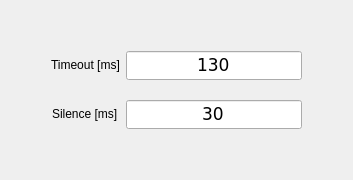
      <widget class="QWidget" name="TCP_IP_PORT">
       <attribute name="title">
        <string>TCP IP PORT</string>
       </attribute>
       <layout class="QVBoxLayout" name="verticalLayout_7">
        <item>
         <layout class="QGridLayout" name="gridLayout_12">
          <property name="verticalSpacing">
           <number>20</number>
          </property>
          <item row="2" column="1" alignment="Qt::AlignHCenter">
           <widget class="QLabel" name="label_Silence_TCP_IP_PORT">
            <property name="sizePolicy">
             <sizepolicy hsizetype="Fixed" vsizetype="Fixed">
              <horstretch>0</horstretch>
              <verstretch>0</verstretch>
             </sizepolicy>
            </property>
            <property name="text">
             <string>Silence [ms]</string>
            </property>
           </widget>
          </item>
          <item row="1" column="1" alignment="Qt::AlignHCenter">
           <widget class="QLabel" name="label_Timeout_TCP_IP_PORT">
            <property name="sizePolicy">
             <sizepolicy hsizetype="Fixed" vsizetype="Fixed">
              <horstretch>0</horstretch>
              <verstretch>0</verstretch>
             </sizepolicy>
            </property>
            <property name="text">
             <string>Timeout [ms]</string>
            </property>
           </widget>
          </item>
          <item row="2" column="0">
           <spacer name="horizontalSpacer_10">
            <property name="orientation">
             <enum>Qt::Horizontal</enum>
            </property>
            <property name="sizeHint" stdset="0">
             <size>
              <width>40</width>
              <height>20</height>
             </size>
            </property>
           </spacer>
          </item>
          <item row="3" column="1">
           <spacer name="verticalSpacer_17">
            <property name="orientation">
             <enum>Qt::Vertical</enum>
            </property>
            <property name="sizeHint" stdset="0">
             <size>
              <width>20</width>
              <height>40</height>
             </size>
            </property>
           </spacer>
          </item>
          <item row="2" column="3">
           <spacer name="horizontalSpacer_9">
            <property name="orientation">
             <enum>Qt::Horizontal</enum>
            </property>
            <property name="sizeHint" stdset="0">
             <size>
              <width>40</width>
              <height>20</height>
             </size>
            </property>
           </spacer>
          </item>
          <item row="0" column="1">
           <spacer name="verticalSpacer_16">
            <property name="orientation">
             <enum>Qt::Vertical</enum>
            </property>
            <property name="sizeHint" stdset="0">
             <size>
              <width>20</width>
              <height>40</height>
             </size>
            </property>
           </spacer>
          </item>
          <item row="1" column="2">
           <widget class="QLineEdit" name="lineEdit_Timeout_TCP_IP_PORT">
            <property name="sizePolicy">
             <sizepolicy hsizetype="Preferred" vsizetype="Fixed">
              <horstretch>0</horstretch>
              <verstretch>0</verstretch>
             </sizepolicy>
            </property>
            <property name="font">
             <font>
              <family>DejaVu Sans</family>
              <pointsize>13</pointsize>
              <weight>50</weight>
              <italic>false</italic>
              <bold>false</bold>
             </font>
            </property>
            <property name="focusPolicy">
             <enum>Qt::StrongFocus</enum>
            </property>
            <property name="text">
             <string>130</string>
            </property>
            <property name="alignment">
             <set>Qt::AlignCenter</set>
            </property>
           </widget>
          </item>
          <item row="2" column="2">
           <widget class="QLineEdit" name="lineEdit_Silence_TCP_IP_PORT">
            <property name="sizePolicy">
             <sizepolicy hsizetype="Preferred" vsizetype="Fixed">
              <horstretch>0</horstretch>
              <verstretch>0</verstretch>
             </sizepolicy>
            </property>
            <property name="font">
             <font>
              <family>DejaVu Sans</family>
              <pointsize>13</pointsize>
              <weight>50</weight>
              <italic>false</italic>
              <bold>false</bold>
             </font>
            </property>
            <property name="focusPolicy">
             <enum>Qt::StrongFocus</enum>
            </property>
            <property name="text">
             <string>30</string>
            </property>
            <property name="alignment">
             <set>Qt::AlignCenter</set>
            </property>
           </widget>
          </item>
         </layout>
        </item>
       </layout>
      </widget>
